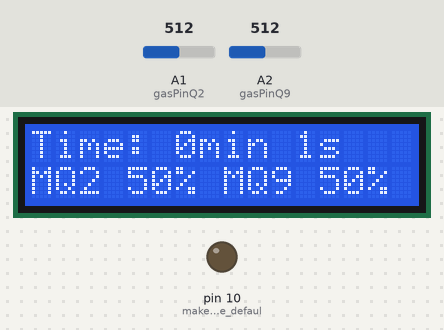
The sketch below on a simulated Arduino Uno, built with avr-gcc and run on an emulated ATmega328P. On the bench: 16×2 character LCD, output pins drawn as LEDs (lit = HIGH). The inputs (shaded band) are chosen by the test bench; at power-on: A1 (gasPinQ2) = 512, A2 (gasPinQ9) = 512. Storage starts empty; what the sketch prints to the serial monitor is not drawn.

Above: at 1.2 s.
1.3 s: A1 (gasPinQ2) set to 716
At 2.9 s:
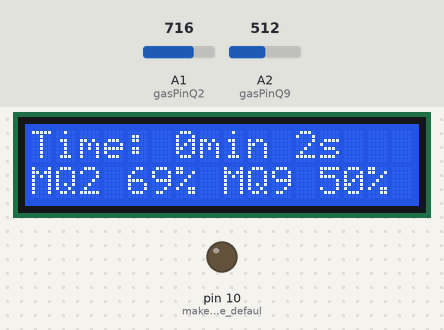
4.7 s: A2 (gasPinQ9) set to 716
At 5.6 s:
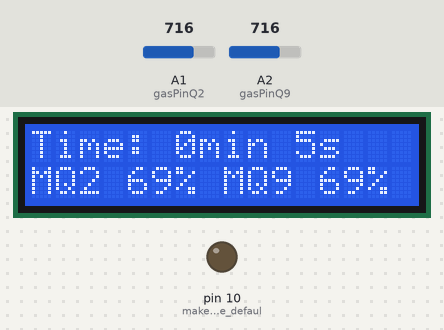
7.8 s: A1 (gasPinQ2) set to 900
At 9.1 s:
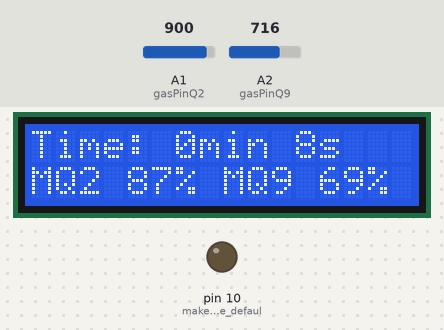
10.9 s: A2 (gasPinQ9) set to 900
At 11.7 s:
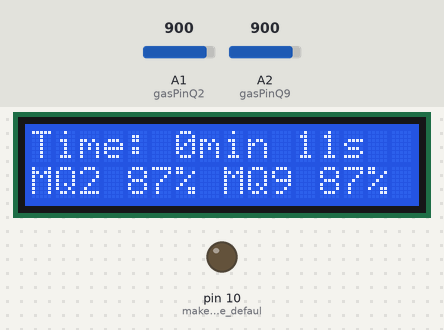
14.0 s: A1 (gasPinQ2) set to 1023
At 15.4 s:
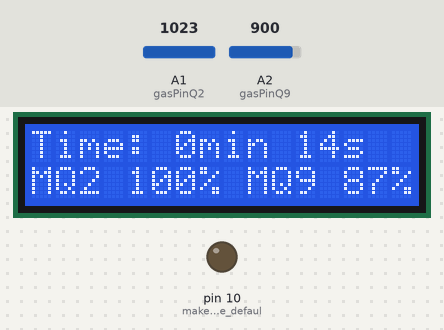
17.1 s: A2 (gasPinQ9) set to 1023
At 18.4 s:
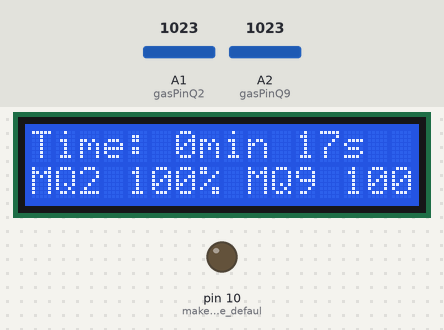
Timing chart, 0 to 20.1 s (numbered marks = the images above; inputs shaded):
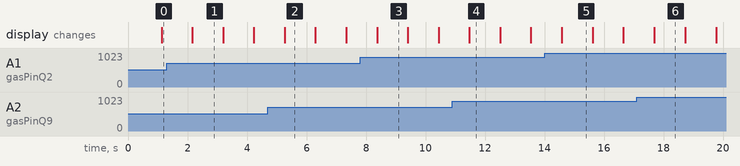

Measured:
- what the display in image 1 shows lasts 1.0 s, from 2.2 s to 3.2 s

The sketch:

GasSensorArduino.ino
```cpp
// Arduino script for DIY gas sensor with MQ-2 and MQ-9 sensors

// LCD initialization
#include <LiquidCrystal.h>
LiquidCrystal lcd(7, 6, 5,4,3,2);
// connect LCD to (RS, E, D4, D5, D6, D7)
// connect R/W and VSS to GND; VDD to 5V; V0 to (Rs) and GND,

// Gas sensor constants
int const gasPinQ2 = A1; // reading Q2 value
int const gasPinQ9 = A2; // reading Q9 value
int gasValQ2 = 0; // initialise Q2
int gasValQ9 = 0; // initialise Q9
int concQ2;
int concQ9;

// Datalogger constants
 #include <SPI.h>
 #include <SD.h>
 const int chipSelect = 10; // was pin 4
// MOSI pin 11; MISO pin 12; CLK pin 13; CS pin 4 (or 10)

void setup()
{
  lcd.begin(16, 2);
  lcd.print("Gas sensor starting!"); //print to LCD

  Serial.begin(9600); // Set serial baud rate to 9600 bps
  pinMode(10, OUTPUT); // make sure that the default chip select pin is set to output
}

void loop()
{
lcd.clear();

// Read MQ2
gasValQ2 = analogRead(gasPinQ2);
concQ2 = map(gasValQ2, 0, 1023, 0, 100);
Serial.print("\n Elapsed time: "); Serial.print(millis()/60000,DEC); Serial.print(" min + "); Serial.print(millis()/1000-millis()/60000*60,DEC); Serial.print(" s \n");
Serial.print(" MQ2 value: "); Serial.print(gasValQ2,DEC); Serial.print("; "); Serial.print((int)concQ2,DEC); Serial.print(" % \n"); // Print the value to serial port
lcd.setCursor(0, 0); lcd.print("Time: "); lcd.print(millis()/60000,DEC); lcd.print("min "); lcd.print(millis()/1000-millis()/60000*60,DEC); lcd.print("s");
lcd.setCursor(0, 1); lcd.print("MQ2 "); lcd.print(concQ2); lcd.print("% ");

// Read MQ9
gasValQ9 = analogRead(gasPinQ9);
concQ9 = map(gasValQ9, 0, 1023, 0, 100);
Serial.print(" MQ9 value: "); Serial.print(gasValQ9,DEC);  Serial.print("; "); Serial.print((int)concQ9,DEC); Serial.print(" % \n");
lcd.print("MQ9 "); lcd.print(concQ9); lcd.print("%");

// Datalogging
if (!SD.begin(chipSelect)) {
  String dataString = "";
  dataString = String(millis()/6e4); dataString += "min, MQ2: "; dataString += String(concQ2);
  dataString += "%, MQ9: "; dataString += String(concQ9); dataString += "%, ";

// writing onto mircoSD
File dataFile = SD.open("GasLog.txt", FILE_WRITE);
    if (dataFile) {
  dataFile.println(dataString);
  dataFile.close();
  Serial.println(dataString); }
    else {
    Serial.println("error opening file");
  }
}

delay(1000);
}
```
